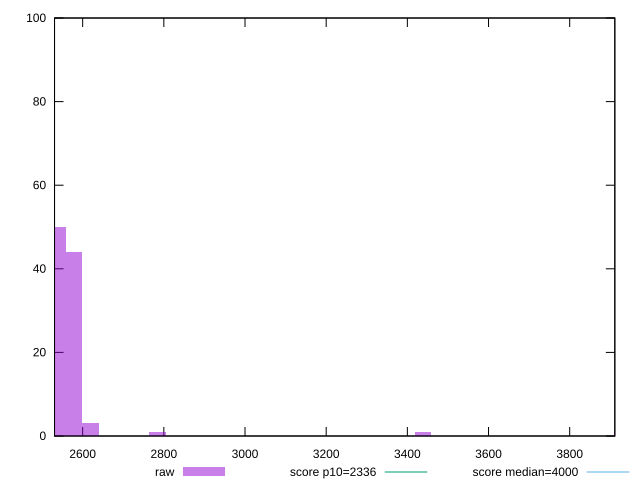

Write gnuplot code to recreate this figure.
reset

$raw <<EOF
2620.0022638327778 3
2579.0647284603906 44
2538.1271930880034 50
2783.7524053223265 1
3438.752971280521 1
3930.003395749167 1
EOF

set key outside below
set boxwidth 40.93753537238715
set xrange [2530.6850000000004:3911.1934999999994]
set yrange [0:100]
set trange [0:100]
set style fill transparent solid 0.5 noborder

set parametric
set terminal svg size 640, 490 enhanced background rgb 'white'
set output "reports/report_00030_2021-02-24T20-42-31.540Z/first-contentful-paint/samples/astro/raw/histogram.svg"

plot $raw title "raw" with boxes, \
     2336,t title "score p10=2336", \
     4000,t title "score median=4000"

reset
